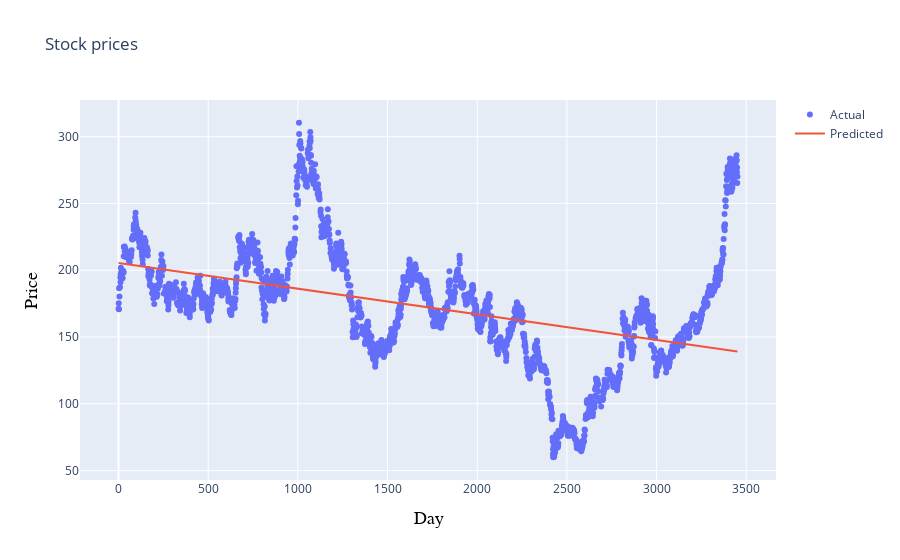

Here is the notebook cell this chart was saved with:
### Code cell
iplot(plot2)

### Figure 1 — Plotly figure (JSON) as saved in the notebook; plotly's stock layout.template omitted (floating-point values rounded to 4 significant figures; data arrays with more than 128 entries replaced by an {"elided": "..."} marker saying what was removed)
{"data": [{"mode": "markers", "name": "Actual", "type": "scatter", "x": {"elided": "2416 int values"}, "y": {"elided": "2416 float values"}}, {"mode": "lines", "name": "Predicted", "type": "scatter", "x": {"elided": "2416 int values"}, "y": {"elided": "2416 float values"}}], "layout": {"title": {"text": "Stock prices"}, "xaxis": {"title": {"font": {"color": "black", "family": "Courier New,monospace", "size": 18}, "text": "Day"}}, "yaxis": {"title": {"font": {"color": "black", "family": "Courier New,monospace", "size": 18}, "text": "Price"}}}}
